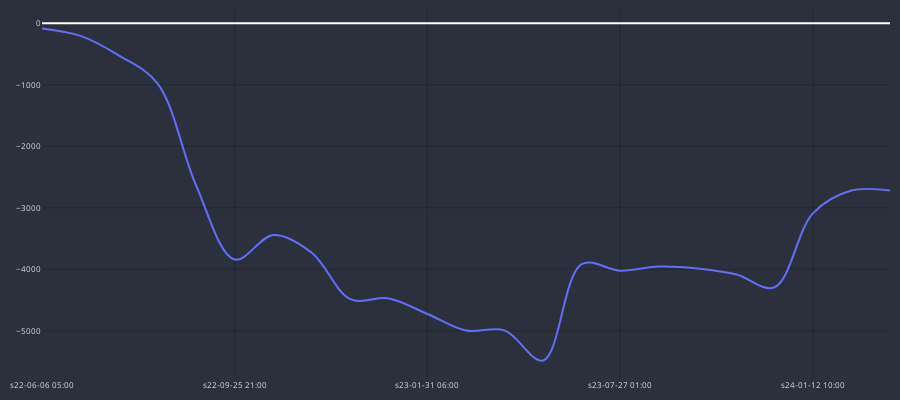

Notebook code for this chart:
### Code cell
cp = CandlePlot(df_trades, candles=False)
cp.show_plot(line_traces=['GAIN_C'])

### Figure 1 — Plotly figure (JSON) as saved in the notebook; plotly's stock layout.template omitted (floating-point values rounded to 4 significant figures)
{"data": [{"line": {"shape": "spline", "width": 2}, "name": "GAIN_C", "type": "scatter", "x": ["s22-06-06 05:00", "s22-07-08 09:00", "s22-07-25 13:00", "s22-08-01 01:00", "s22-09-07 21:00", "s22-09-25 21:00", "s22-10-11 09:00", "s22-11-15 22:00", "s22-12-14 18:00", "s22-12-21 02:00", "s23-01-31 06:00", "s23-02-08 06:00", "s23-02-15 10:00", "s23-03-22 21:00", "s23-04-04 05:00", "s23-07-27 01:00", "s23-08-09 09:00", "s23-09-15 01:00", "s23-10-31 09:00", "s23-12-11 02:00", "s24-01-12 10:00", "s24-07-25 01:00", "s24-09-26 01:00"], "y": [-86.3, -207.4, -527.2, -981.3, -2640.0, -3841.0, -3442.0, -3730.0, -4484.0, -4472.0, -4725.0, -4994.0, -4991.0, -5481.0, -3914.0, -4021.0, -3954.0, -3985.0, -4080.0, -4293.0, -3090.0, -2720.0, -2720.0]}], "layout": {"font": {"color": "#e1e1e1", "size": 8}, "height": 400, "margin": {"b": 10, "l": 10, "r": 10, "t": 10}, "paper_bgcolor": "#2c303c", "plot_bgcolor": "#2c303c", "width": 900, "xaxis": {"gridcolor": "#1f292f", "nticks": 5, "rangeslider": {"visible": false}}, "yaxis": {"gridcolor": "#1f292f"}}}
